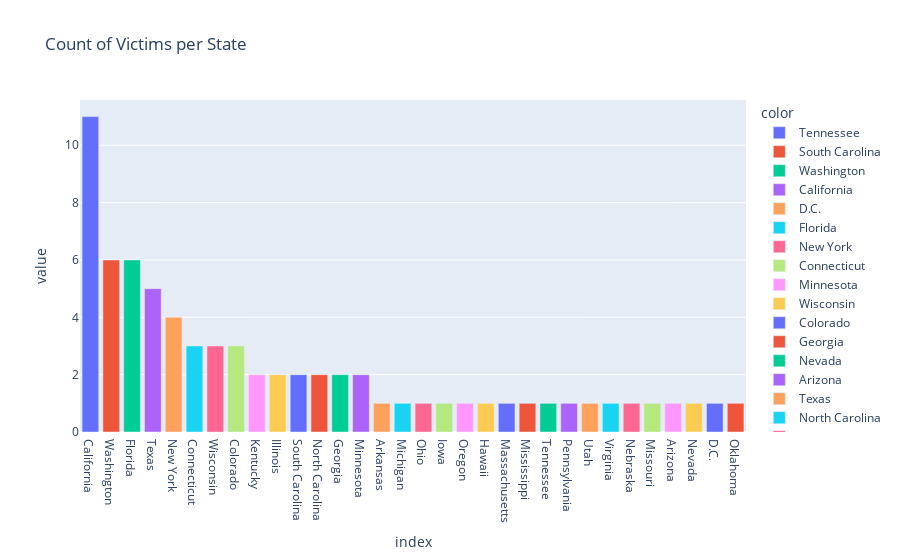

Notebook source saved alongside this figure:
### Code cell
fig = px.bar(us_mass_shooting.STATE.value_counts(), color=['Tennessee', 'South Carolina', 'Washington', 'California', 'D.C.',
    'Florida', 'New York', 'Connecticut', 'Minnesota', 'Wisconsin',
    'Colorado', 'Georgia', 'Nevada', 'Arizona', 'Texas',
    'North Carolina', 'Kentucky', 'Illinois', 'Missouri', 'Nebraska',
    'Virginia', 'Utah', 'Pennsylvania', 'Ohio', 'Mississippi',
    'Massachusetts', 'Hawaii', 'Oregon', 'Arkansas', 'Michigan',
    'Iowa', 'Oklahoma'], title='Count of Victims per State')
fig

### Figure 1 — Plotly figure (JSON) as saved in the notebook; plotly's stock layout.template omitted (floating-point values rounded to 4 significant figures)
{"data": [{"alignmentgroup": "True", "hovertemplate": "color=Tennessee<br>index=%{x}<br>value=%{y}<extra></extra>", "legendgroup": "Tennessee", "marker": {"color": "#636efa", "pattern": {"shape": ""}}, "name": "Tennessee", "offsetgroup": "Tennessee", "orientation": "v", "showlegend": true, "textposition": "auto", "type": "bar", "x": ["California"], "xaxis": "x", "y": [11], "yaxis": "y"}, {"alignmentgroup": "True", "hovertemplate": "color=South Carolina<br>index=%{x}<br>value=%{y}<extra></extra>", "legendgroup": "South Carolina", "marker": {"color": "#EF553B", "pattern": {"shape": ""}}, "name": "South Carolina", "offsetgroup": "South Carolina", "orientation": "v", "showlegend": true, "textposition": "auto", "type": "bar", "x": ["Washington"], "xaxis": "x", "y": [6], "yaxis": "y"}, {"alignmentgroup": "True", "hovertemplate": "color=Washington<br>index=%{x}<br>value=%{y}<extra></extra>", "legendgroup": "Washington", "marker": {"color": "#00cc96", "pattern": {"shape": ""}}, "name": "Washington", "offsetgroup": "Washington", "orientation": "v", "showlegend": true, "textposition": "auto", "type": "bar", "x": ["Florida"], "xaxis": "x", "y": [6], "yaxis": "y"}, {"alignmentgroup": "True", "hovertemplate": "color=California<br>index=%{x}<br>value=%{y}<extra></extra>", "legendgroup": "California", "marker": {"color": "#ab63fa", "pattern": {"shape": ""}}, "name": "California", "offsetgroup": "California", "orientation": "v", "showlegend": true, "textposition": "auto", "type": "bar", "x": ["Texas"], "xaxis": "x", "y": [5], "yaxis": "y"}, {"alignmentgroup": "True", "hovertemplate": "color=D.C.<br>index=%{x}<br>value=%{y}<extra></extra>", "legendgroup": "D.C.", "marker": {"color": "#FFA15A", "pattern": {"shape": ""}}, "name": "D.C.", "offsetgroup": "D.C.", "orientation": "v", "showlegend": true, "textposition": "auto", "type": "bar", "x": ["New York"], "xaxis": "x", "y": [4], "yaxis": "y"}, {"alignmentgroup": "True", "hovertemplate": "color=Florida<br>index=%{x}<br>value=%{y}<extra></extra>", "legendgroup": "Florida", "marker": {"color": "#19d3f3", "pattern": {"shape": ""}}, "name": "Florida", "offsetgroup": "Florida", "orientation": "v", "showlegend": true, "textposition": "auto", "type": "bar", "x": ["Connecticut"], "xaxis": "x", "y": [3], "yaxis": "y"}, {"alignmentgroup": "True", "hovertemplate": "color=New York<br>index=%{x}<br>value=%{y}<extra></extra>", "legendgroup": "New York", "marker": {"color": "#FF6692", "pattern": {"shape": ""}}, "name": "New York", "offsetgroup": "New York", "orientation": "v", "showlegend": true, "textposition": "auto", "type": "bar", "x": ["Wisconsin"], "xaxis": "x", "y": [3], "yaxis": "y"}, {"alignmentgroup": "True", "hovertemplate": "color=Connecticut<br>index=%{x}<br>value=%{y}<extra></extra>", "legendgroup": "Connecticut", "marker": {"color": "#B6E880", "pattern": {"shape": ""}}, "name": "Connecticut", "offsetgroup": "Connecticut", "orientation": "v", "showlegend": true, "textposition": "auto", "type": "bar", "x": ["Colorado"], "xaxis": "x", "y": [3], "yaxis": "y"}, {"alignmentgroup": "True", "hovertemplate": "color=Minnesota<br>index=%{x}<br>value=%{y}<extra></extra>", "legendgroup": "Minnesota", "marker": {"color": "#FF97FF", "pattern": {"shape": ""}}, "name": "Minnesota", "offsetgroup": "Minnesota", "orientation": "v", "showlegend": true, "textposition": "auto", "type": "bar", "x": ["Kentucky"], "xaxis": "x", "y": [2], "yaxis": "y"}, {"alignmentgroup": "True", "hovertemplate": "color=Wisconsin<br>index=%{x}<br>value=%{y}<extra></extra>", "legendgroup": "Wisconsin", "marker": {"color": "#FECB52", "pattern": {"shape": ""}}, "name": "Wisconsin", "offsetgroup": "Wisconsin", "orientation": "v", "showlegend": true, "textposition": "auto", "type": "bar", "x": ["Illinois"], "xaxis": "x", "y": [2], "yaxis": "y"}, {"alignmentgroup": "True", "hovertemplate": "color=Colorado<br>index=%{x}<br>value=%{y}<extra></extra>", "legendgroup": "Colorado", "marker": {"color": "#636efa", "pattern": {"shape": ""}}, "name": "Colorado", "offsetgroup": "Colorado", "orientation": "v", "showlegend": true, "textposition": "auto", "type": "bar", "x": ["South Carolina"], "xaxis": "x", "y": [2], "yaxis": "y"}, {"alignmentgroup": "True", "hovertemplate": "color=Georgia<br>index=%{x}<br>value=%{y}<extra></extra>", "legendgroup": "Georgia", "marker": {"color": "#EF553B", "pattern": {"shape": ""}}, "name": "Georgia", "offsetgroup": "Georgia", "orientation": "v", "showlegend": true, "textposition": "auto", "type": "bar", "x": ["North Carolina"], "xaxis": "x", "y": [2], "yaxis": "y"}, {"alignmentgroup": "True", "hovertemplate": "color=Nevada<br>index=%{x}<br>value=%{y}<extra></extra>", "legendgroup": "Nevada", "marker": {"color": "#00cc96", "pattern": {"shape": ""}}, "name": "Nevada", "offsetgroup": "Nevada", "orientation": "v", "showlegend": true, "textposition": "auto", "type": "bar", "x": ["Georgia"], "xaxis": "x", "y": [2], "yaxis": "y"}, {"alignmentgroup": "True", "hovertemplate": "color=Arizona<br>index=%{x}<br>value=%{y}<extra></extra>", "legendgroup": "Arizona", "marker": {"color": "#ab63fa", "pattern": {"shape": ""}}, "name": "Arizona", "offsetgroup": "Arizona", "orientation": "v", "showlegend": true, "textposition": "auto", "type": "bar", "x": ["Minnesota"], "xaxis": "x", "y": [2], "yaxis": "y"}, {"alignmentgroup": "True", "hovertemplate": "color=Texas<br>index=%{x}<br>value=%{y}<extra></extra>", "legendgroup": "Texas", "marker": {"color": "#FFA15A", "pattern": {"shape": ""}}, "name": "Texas", "offsetgroup": "Texas", "orientation": "v", "showlegend": true, "textposition": "auto", "type": "bar", "x": ["Arkansas"], "xaxis": "x", "y": [1], "yaxis": "y"}, {"alignmentgroup": "True", "hovertemplate": "color=North Carolina<br>index=%{x}<br>value=%{y}<extra></extra>", "legendgroup": "North Carolina", "marker": {"color": "#19d3f3", "pattern": {"shape": ""}}, "name": "North Carolina", "offsetgroup": "North Carolina", "orientation": "v", "showlegend": true, "textposition": "auto", "type": "bar", "x": ["Michigan"], "xaxis": "x", "y": [1], "yaxis": "y"}, {"alignmentgroup": "True", "hovertemplate": "color=Kentucky<br>index=%{x}<br>value=%{y}<extra></extra>", "legendgroup": "Kentucky", "marker": {"color": "#FF6692", "pattern": {"shape": ""}}, "name": "Kentucky", "offsetgroup": "Kentucky", "orientation": "v", "showlegend": true, "textposition": "auto", "type": "bar", "x": ["Ohio"], "xaxis": "x", "y": [1], "yaxis": "y"}, {"alignmentgroup": "True", "hovertemplate": "color=Illinois<br>index=%{x}<br>value=%{y}<extra></extra>", "legendgroup": "Illinois", "marker": {"color": "#B6E880", "pattern": {"shape": ""}}, "name": "Illinois", "offsetgroup": "Illinois", "orientation": "v", "showlegend": true, "textposition": "auto", "type": "bar", "x": ["Iowa"], "xaxis": "x", "y": [1], "yaxis": "y"}, {"alignmentgroup": "True", "hovertemplate": "color=Missouri<br>index=%{x}<br>value=%{y}<extra></extra>", "legendgroup": "Missouri", "marker": {"color": "#FF97FF", "pattern": {"shape": ""}}, "name": "Missouri", "offsetgroup": "Missouri", "orientation": "v", "showlegend": true, "textposition": "auto", "type": "bar", "x": ["Oregon"], "xaxis": "x", "y": [1], "yaxis": "y"}, {"alignmentgroup": "True", "hovertemplate": "color=Nebraska<br>index=%{x}<br>value=%{y}<extra></extra>", "legendgroup": "Nebraska", "marker": {"color": "#FECB52", "pattern": {"shape": ""}}, "name": "Nebraska", "offsetgroup": "Nebraska", "orientation": "v", "showlegend": true, "textposition": "auto", "type": "bar", "x": ["Hawaii"], "xaxis": "x", "y": [1], "yaxis": "y"}, {"alignmentgroup": "True", "hovertemplate": "color=Virginia<br>index=%{x}<br>value=%{y}<extra></extra>", "legendgroup": "Virginia", "marker": {"color": "#636efa", "pattern": {"shape": ""}}, "name": "Virginia", "offsetgroup": "Virginia", "orientation": "v", "showlegend": true, "textposition": "auto", "type": "bar", "x": ["Massachusetts"], "xaxis": "x", "y": [1], "yaxis": "y"}, {"alignmentgroup": "True", "hovertemplate": "color=Utah<br>index=%{x}<br>value=%{y}<extra></extra>", "legendgroup": "Utah", "marker": {"color": "#EF553B", "pattern": {"shape": ""}}, "name": "Utah", "offsetgroup": "Utah", "orientation": "v", "showlegend": true, "textposition": "auto", "type": "bar", "x": ["Mississippi"], "xaxis": "x", "y": [1], "yaxis": "y"}, {"alignmentgroup": "True", "hovertemplate": "color=Pennsylvania<br>index=%{x}<br>value=%{y}<extra></extra>", "legendgroup": "Pennsylvania", "marker": {"color": "#00cc96", "pattern": {"shape": ""}}, "name": "Pennsylvania", "offsetgroup": "Pennsylvania", "orientation": "v", "showlegend": true, "textposition": "auto", "type": "bar", "x": ["Tennessee"], "xaxis": "x", "y": [1], "yaxis": "y"}, {"alignmentgroup": "True", "hovertemplate": "color=Ohio<br>index=%{x}<br>value=%{y}<extra></extra>", "legendgroup": "Ohio", "marker": {"color": "#ab63fa", "pattern": {"shape": ""}}, "name": "Ohio", "offsetgroup": "Ohio", "orientation": "v", "showlegend": true, "textposition": "auto", "type": "bar", "x": ["Pennsylvania"], "xaxis": "x", "y": [1], "yaxis": "y"}, {"alignmentgroup": "True", "hovertemplate": "color=Mississippi<br>index=%{x}<br>value=%{y}<extra></extra>", "legendgroup": "Mississippi", "marker": {"color": "#FFA15A", "pattern": {"shape": ""}}, "name": "Mississippi", "offsetgroup": "Mississippi", "orientation": "v", "showlegend": true, "textposition": "auto", "type": "bar", "x": ["Utah"], "xaxis": "x", "y": [1], "yaxis": "y"}, {"alignmentgroup": "True", "hovertemplate": "color=Massachusetts<br>index=%{x}<br>value=%{y}<extra></extra>", "legendgroup": "Massachusetts", "marker": {"color": "#19d3f3", "pattern": {"shape": ""}}, "name": "Massachusetts", "offsetgroup": "Massachusetts", "orientation": "v", "showlegend": true, "textposition": "auto", "type": "bar", "x": ["Virginia"], "xaxis": "x", "y": [1], "yaxis": "y"}, {"alignmentgroup": "True", "hovertemplate": "color=Hawaii<br>index=%{x}<br>value=%{y}<extra></extra>", "legendgroup": "Hawaii", "marker": {"color": "#FF6692", "pattern": {"shape": ""}}, "name": "Hawaii", "offsetgroup": "Hawaii", "orientation": "v", "showlegend": true, "textposition": "auto", "type": "bar", "x": ["Nebraska"], "xaxis": "x", "y": [1], "yaxis": "y"}, {"alignmentgroup": "True", "hovertemplate": "color=Oregon<br>index=%{x}<br>value=%{y}<extra></extra>", "legendgroup": "Oregon", "marker": {"color": "#B6E880", "pattern": {"shape": ""}}, "name": "Oregon", "offsetgroup": "Oregon", "orientation": "v", "showlegend": true, "textposition": "auto", "type": "bar", "x": ["Missouri"], "xaxis": "x", "y": [1], "yaxis": "y"}, {"alignmentgroup": "True", "hovertemplate": "color=Arkansas<br>index=%{x}<br>value=%{y}<extra></extra>", "legendgroup": "Arkansas", "marker": {"color": "#FF97FF", "pattern": {"shape": ""}}, "name": "Arkansas", "offsetgroup": "Arkansas", "orientation": "v", "showlegend": true, "textposition": "auto", "type": "bar", "x": ["Arizona"], "xaxis": "x", "y": [1], "yaxis": "y"}, {"alignmentgroup": "True", "hovertemplate": "color=Michigan<br>index=%{x}<br>value=%{y}<extra></extra>", "legendgroup": "Michigan", "marker": {"color": "#FECB52", "pattern": {"shape": ""}}, "name": "Michigan", "offsetgroup": "Michigan", "orientation": "v", "showlegend": true, "textposition": "auto", "type": "bar", "x": ["Nevada"], "xaxis": "x", "y": [1], "yaxis": "y"}, {"alignmentgroup": "True", "hovertemplate": "color=Iowa<br>index=%{x}<br>value=%{y}<extra></extra>", "legendgroup": "Iowa", "marker": {"color": "#636efa", "pattern": {"shape": ""}}, "name": "Iowa", "offsetgroup": "Iowa", "orientation": "v", "showlegend": true, "textposition": "auto", "type": "bar", "x": ["D.C."], "xaxis": "x", "y": [1], "yaxis": "y"}, {"alignmentgroup": "True", "hovertemplate": "color=Oklahoma<br>index=%{x}<br>value=%{y}<extra></extra>", "legendgroup": "Oklahoma", "marker": {"color": "#EF553B", "pattern": {"shape": ""}}, "name": "Oklahoma", "offsetgroup": "Oklahoma", "orientation": "v", "showlegend": true, "textposition": "auto", "type": "bar", "x": ["Oklahoma"], "xaxis": "x", "y": [1], "yaxis": "y"}], "layout": {"barmode": "relative", "legend": {"title": {"text": "color"}, "tracegroupgap": 0}, "title": {"text": "Count of Victims per State"}, "xaxis": {"anchor": "y", "domain": [0, 1], "title": {"text": "index"}}, "yaxis": {"anchor": "x", "domain": [0, 1], "title": {"text": "value"}}}}
